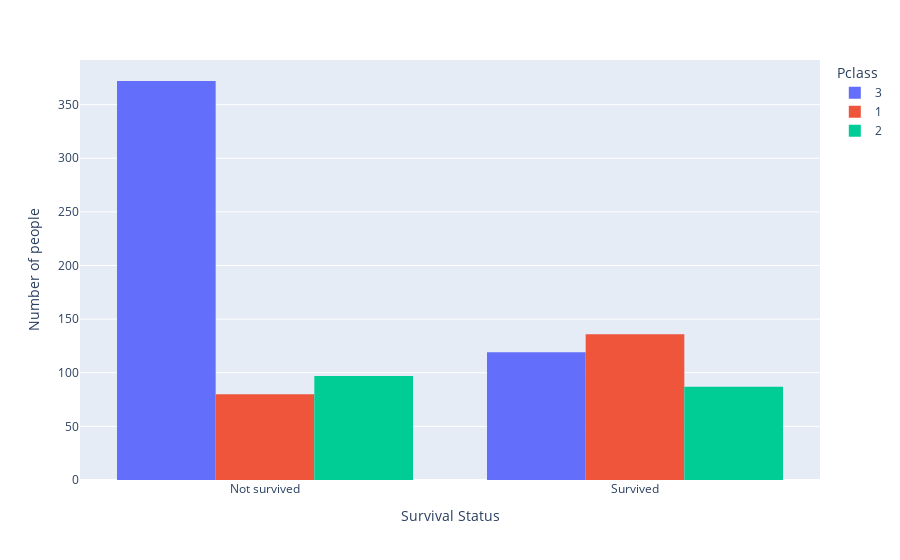

The notebook cell this image was saved under:
### Markdown cell above
## Visualization of people survived from different passenger class

### Code cell
fig = px.histogram(df,x="Survived",color="Pclass",barmode="group")
fig.update_layout(
    xaxis_title = "Survival Status",
    yaxis_title = "Number of people",
    xaxis=dict(
        tickmode='array',
        tickvals=[0, 1],
        ticktext=['Not survived', 'Survived']
    ),
    bargap = 0.2,
)
fig.show()

### Figure 1 — Plotly figure (JSON) as saved in the notebook; plotly's stock layout.template omitted (floating-point values rounded to 4 significant figures; data arrays with more than 128 entries replaced by an {"elided": "..."} marker saying what was removed)
{"data": [{"alignmentgroup": "True", "bingroup": "x", "hovertemplate": "Pclass=3<br>Survived=%{x}<br>count=%{y}<extra></extra>", "legendgroup": "3", "marker": {"color": "#636efa", "pattern": {"shape": ""}}, "name": "3", "offsetgroup": "3", "orientation": "v", "showlegend": true, "type": "histogram", "x": {"elided": "491 int values"}, "xaxis": "x", "yaxis": "y"}, {"alignmentgroup": "True", "bingroup": "x", "hovertemplate": "Pclass=1<br>Survived=%{x}<br>count=%{y}<extra></extra>", "legendgroup": "1", "marker": {"color": "#EF553B", "pattern": {"shape": ""}}, "name": "1", "offsetgroup": "1", "orientation": "v", "showlegend": true, "type": "histogram", "x": {"elided": "216 int values"}, "xaxis": "x", "yaxis": "y"}, {"alignmentgroup": "True", "bingroup": "x", "hovertemplate": "Pclass=2<br>Survived=%{x}<br>count=%{y}<extra></extra>", "legendgroup": "2", "marker": {"color": "#00cc96", "pattern": {"shape": ""}}, "name": "2", "offsetgroup": "2", "orientation": "v", "showlegend": true, "type": "histogram", "x": {"elided": "184 int values"}, "xaxis": "x", "yaxis": "y"}], "layout": {"bargap": 0.2, "barmode": "group", "legend": {"title": {"text": "Pclass"}, "tracegroupgap": 0}, "margin": {"t": 60}, "xaxis": {"anchor": "y", "domain": [0, 1], "tickmode": "array", "ticktext": ["Not survived", "Survived"], "tickvals": [0, 1], "title": {"text": "Survival Status"}}, "yaxis": {"anchor": "x", "domain": [0, 1], "title": {"text": "Number of people"}}}}
